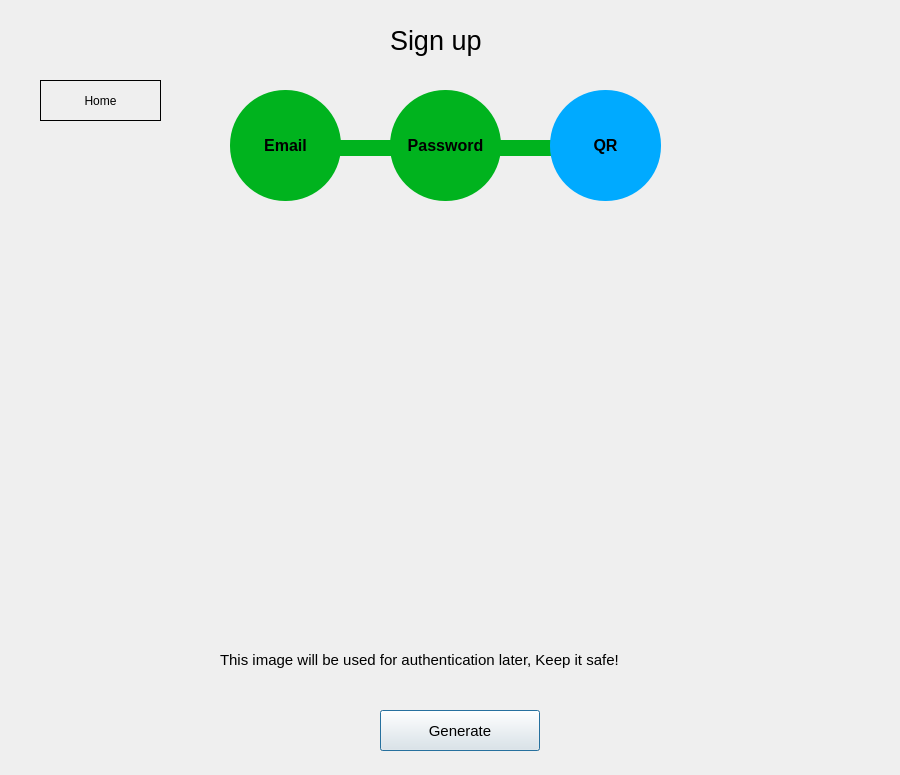
<?xml version="1.0" encoding="UTF-8"?>
<ui version="4.0">
 <class>Dialog</class>
 <widget class="QDialog" name="Dialog">
  <property name="geometry">
   <rect>
    <x>0</x>
    <y>0</y>
    <width>900</width>
    <height>775</height>
   </rect>
  </property>
  <property name="windowTitle">
   <string>Dialog</string>
  </property>
  <widget class="QPushButton" name="browseButton">
   <property name="geometry">
    <rect>
     <x>380</x>
     <y>710</y>
     <width>160</width>
     <height>41</height>
    </rect>
   </property>
   <property name="font">
    <font>
     <pointsize>11</pointsize>
    </font>
   </property>
   <property name="styleSheet">
    <string notr="true"/>
   </property>
   <property name="text">
    <string>Generate</string>
   </property>
  </widget>
  <widget class="QLabel" name="imageLabel">
   <property name="geometry">
    <rect>
     <x>280</x>
     <y>240</y>
     <width>350</width>
     <height>351</height>
    </rect>
   </property>
   <property name="text">
    <string/>
   </property>
  </widget>
  <widget class="QLabel" name="label">
   <property name="geometry">
    <rect>
     <x>390</x>
     <y>20</y>
     <width>111</width>
     <height>41</height>
    </rect>
   </property>
   <property name="font">
    <font>
     <pointsize>20</pointsize>
    </font>
   </property>
   <property name="styleSheet">
    <string notr="true"/>
   </property>
   <property name="text">
    <string>Sign up </string>
   </property>
  </widget>
  <widget class="QPushButton" name="saveButton">
   <property name="geometry">
    <rect>
     <x>380</x>
     <y>710</y>
     <width>160</width>
     <height>41</height>
    </rect>
   </property>
   <property name="font">
    <font>
     <pointsize>11</pointsize>
    </font>
   </property>
   <property name="styleSheet">
    <string notr="true"/>
   </property>
   <property name="text">
    <string>Save</string>
   </property>
  </widget>
  <widget class="QLabel" name="saveWarning">
   <property name="geometry">
    <rect>
     <x>220</x>
     <y>650</y>
     <width>491</width>
     <height>20</height>
    </rect>
   </property>
   <property name="font">
    <font>
     <pointsize>11</pointsize>
    </font>
   </property>
   <property name="text">
    <string>This image will be used for authentication later, Keep it safe!</string>
   </property>
  </widget>
  <widget class="QPushButton" name="homeButton">
   <property name="geometry">
    <rect>
     <x>40</x>
     <y>80</y>
     <width>121</width>
     <height>41</height>
    </rect>
   </property>
   <property name="styleSheet">
    <string notr="true">color:black;
box-shadow: none;
border-style:flat;
text-align: center;
font: 12pt &quot;MS Shell Dlg 2&quot;;
border: 0.5px solid #000000;</string>
   </property>
   <property name="text">
    <string>Home</string>
   </property>
  </widget>
  <widget class="QLabel" name="PasswordToQR">
   <property name="enabled">
    <bool>true</bool>
   </property>
   <property name="geometry">
    <rect>
     <x>470</x>
     <y>140</y>
     <width>101</width>
     <height>16</height>
    </rect>
   </property>
   <property name="styleSheet">
    <string notr="true">background-color: rgb(0, 179, 30);
</string>
   </property>
   <property name="text">
    <string/>
   </property>
  </widget>
  <widget class="QLabel" name="progessEmail">
   <property name="geometry">
    <rect>
     <x>230</x>
     <y>90</y>
     <width>111</width>
     <height>111</height>
    </rect>
   </property>
   <property name="font">
    <font>
     <pointsize>12</pointsize>
     <weight>75</weight>
     <bold>true</bold>
    </font>
   </property>
   <property name="styleSheet">
    <string notr="true">height: 50px;
width: 50px;
background-color: rgb(0, 179, 30);
border-radius: 55%;</string>
   </property>
   <property name="text">
    <string>Email</string>
   </property>
   <property name="alignment">
    <set>Qt::AlignCenter</set>
   </property>
  </widget>
  <widget class="QLabel" name="progressQR">
   <property name="geometry">
    <rect>
     <x>550</x>
     <y>90</y>
     <width>111</width>
     <height>111</height>
    </rect>
   </property>
   <property name="font">
    <font>
     <pointsize>12</pointsize>
     <weight>75</weight>
     <bold>true</bold>
    </font>
   </property>
   <property name="styleSheet">
    <string notr="true">  height: 50px;
  width: 50px;
  background-color: rgb(0, 170, 255);
  border-radius: 55%;</string>
   </property>
   <property name="text">
    <string>QR</string>
   </property>
   <property name="alignment">
    <set>Qt::AlignCenter</set>
   </property>
  </widget>
  <widget class="QLabel" name="progessPassword">
   <property name="geometry">
    <rect>
     <x>390</x>
     <y>90</y>
     <width>111</width>
     <height>111</height>
    </rect>
   </property>
   <property name="font">
    <font>
     <pointsize>12</pointsize>
     <weight>75</weight>
     <bold>true</bold>
    </font>
   </property>
   <property name="styleSheet">
    <string notr="true">  height: 50px;
  width: 50px;
background-color: rgb(0, 179, 30);
  border-radius: 55%;</string>
   </property>
   <property name="text">
    <string>Password</string>
   </property>
   <property name="alignment">
    <set>Qt::AlignCenter</set>
   </property>
  </widget>
  <widget class="QLabel" name="EmailToPassword">
   <property name="enabled">
    <bool>true</bool>
   </property>
   <property name="geometry">
    <rect>
     <x>310</x>
     <y>140</y>
     <width>101</width>
     <height>16</height>
    </rect>
   </property>
   <property name="styleSheet">
    <string notr="true">
background-color: rgb(0, 179, 30);</string>
   </property>
   <property name="text">
    <string/>
   </property>
  </widget>
  <zorder>EmailToPassword</zorder>
  <zorder>saveButton</zorder>
  <zorder>browseButton</zorder>
  <zorder>imageLabel</zorder>
  <zorder>label</zorder>
  <zorder>saveWarning</zorder>
  <zorder>homeButton</zorder>
  <zorder>PasswordToQR</zorder>
  <zorder>progessEmail</zorder>
  <zorder>progressQR</zorder>
  <zorder>progessPassword</zorder>
 </widget>
 <resources/>
 <connections/>
</ui>
